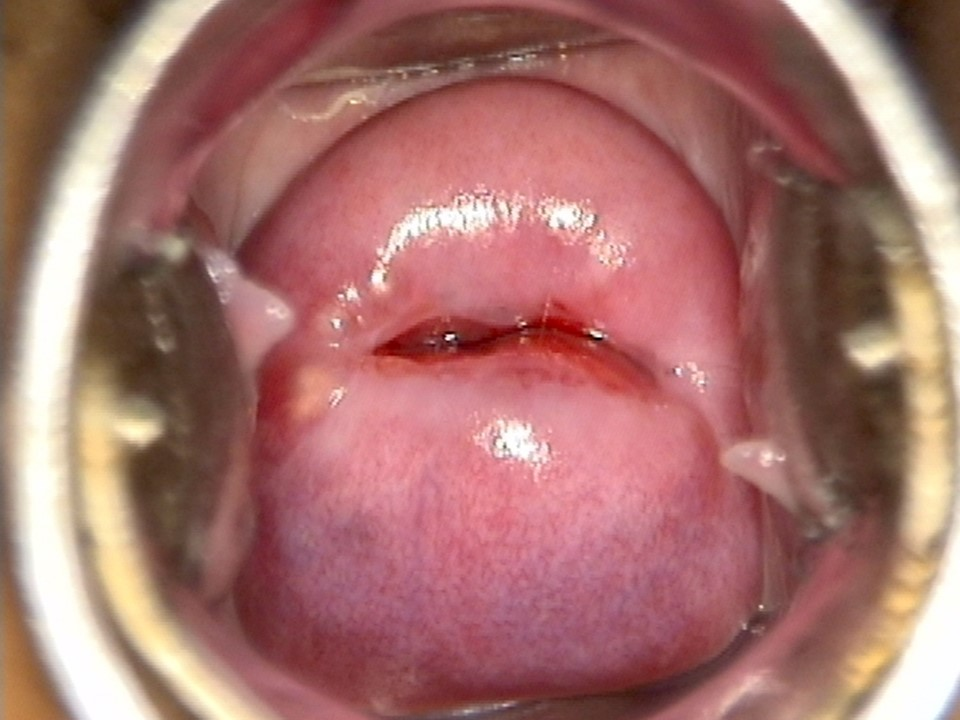
#> input picture image/Cervix2.jpg, 960 x 720 px
$ python img_clean_M1.py
#> lines starting #> are read from the running program, lines starting #| are printed output that depends on the picture; after the words box and inside, x2 and y2 are one past the last pixel; in counts of white or black regions, pixels touching at a corner belong together
import cv2
import numpy as np
import matplotlib.pyplot as plt


# Step 1: Load Image
def load_image(image_path: str) -> np.ndarray:
    """
    Load an image from a path
    :param image_path: string containing the path where the image file is located
    :return: bgr format image in
    """
    image = cv2.imread(image_path)
    return cv2.cvtColor(image, cv2.COLOR_BGR2RGB)


# Step 2: Correct Image Color and Remove Noise
def correct_color_and_denoise(image):
    # Convert to LAB color space and equalize the luminance channel
    lab_image = cv2.cvtColor(image, cv2.COLOR_RGB2Lab)
    l_channel, a_channel, b_channel = cv2.split(lab_image)
    l_channel = cv2.equalizeHist(l_channel)
    lab_image = cv2.merge([l_channel, a_channel, b_channel])
    corrected_image = cv2.cvtColor(lab_image, cv2.COLOR_Lab2RGB)

    # Apply Gaussian smoothing to reduce noise
    denoised_image = cv2.GaussianBlur(corrected_image, (5, 5), 0)
    return denoised_image


# Step 3: Generate Lightmap
def generate_lightmap(image):
    return cv2.GaussianBlur(image, (15, 15), 0)


# Step 4: Enhance Texture
def enhance_texture(denoised_image, lightmap):
    gray_image = cv2.cvtColor(denoised_image, cv2.COLOR_RGB2GRAY)
    lightmap_gray = cv2.cvtColor(lightmap, cv2.COLOR_RGB2GRAY)
    return cv2.subtract(gray_image, lightmap_gray)


# Step 5: Create Glandular Tube Masks (GTM)
def create_glandular_masks(enhanced_texture):
    _, gtm0 = cv2.threshold(enhanced_texture, 50, 255, cv2.THRESH_BINARY)  # GTM0
    gtm1 = cv2.erode(gtm0, None, iterations=2)  # GTM1
    gtm0_dilated = cv2.dilate(gtm0, None, iterations=2)  # Dilation
    return gtm0, gtm1, gtm0_dilated


# Step 6: Create GTM Overlay
def create_gtm_overlay(gtm0_dilated, gtm1):
    gtm2 = np.zeros_like(gtm0_dilated)
    gtm2[gtm0_dilated == 255] = 1  # Possible foreground (blue in overlay)
    gtm2[gtm1 == 255] = 2  # Definite foreground (yellow in overlay)
    return gtm2


# Step 7: Simulate Feature Point Sampling
def feature_point_sampling(mask, num_points=50):
    # Randomly sample points within the mask's foreground
    foreground_points = np.column_stack(np.where(mask > 0))
    sampled_points = foreground_points[np.random.choice(foreground_points.shape[0], num_points, replace=False)]
    return sampled_points


# Display Results
def display_results(results):
    num_images = len(results)  # Number of images to display
    fig, axes = plt.subplots(1, num_images,
                             figsize=(5 * num_images, 5))  # Adjust figure size based on the number of images

    # Iterate through results and plot each image in the corresponding subplot
    for idx, (title, img) in enumerate(results.items()):
        ax = axes[idx] if num_images > 1 else axes  # Handle single subplot case
        if len(img.shape) == 2:  # Grayscale
            ax.imshow(img, cmap="gray")
        else:  # Color
            ax.imshow(img)
        ax.set_title(title)
        ax.axis("off")

    plt.tight_layout()  # Automatically adjust subplot spacing
    plt.show()


# Main Pipeline
def process_image(image_path):
    input_image = load_image(image_path)
#> in load_image, image is the input picture: shape (720, 960, 3); mean B, G, R 108.4, 113.2, 166.1
    denoised_image = correct_color_and_denoise(input_image)
#> in correct_color_and_denoise, `lab_image = cv2.cvtColor(image, cv2.COLOR_RGB2Lab)`: lab_image: shape (720, 960, 3); mean of channels 0, 1, 2 134.7, 148.6, 140
#> in correct_color_and_denoise, `l_channel, a_channel, b_channel = cv2.split(lab_image)`:
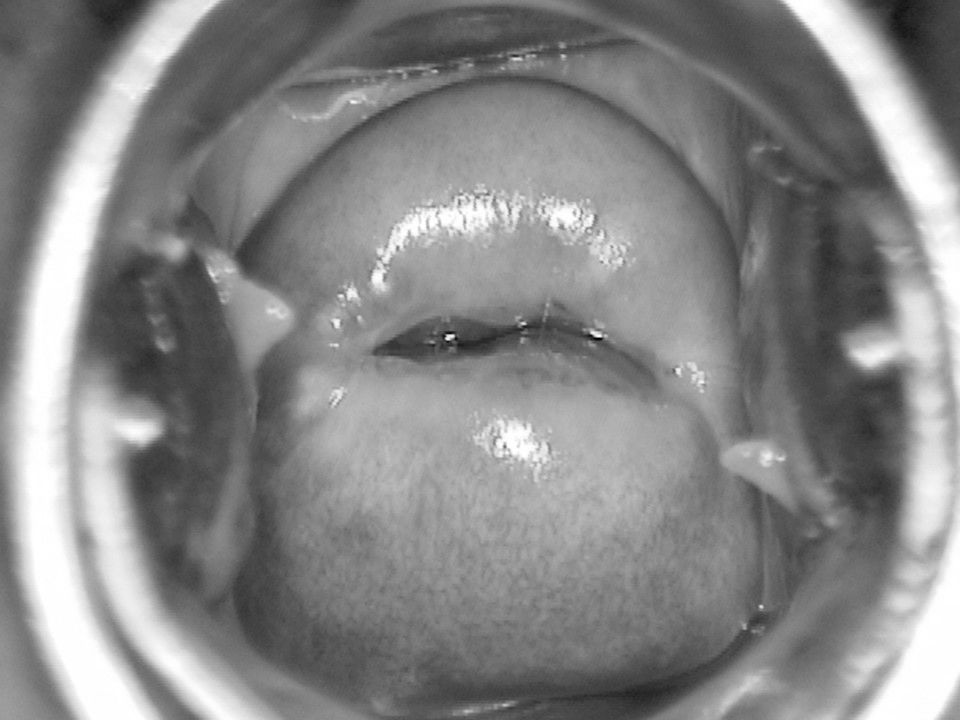
#> l_channel: shape (720, 960); min 2, max 255, mean 134.7
#> in correct_color_and_denoise, `l_channel, a_channel, b_channel = cv2.split(lab_image)`:
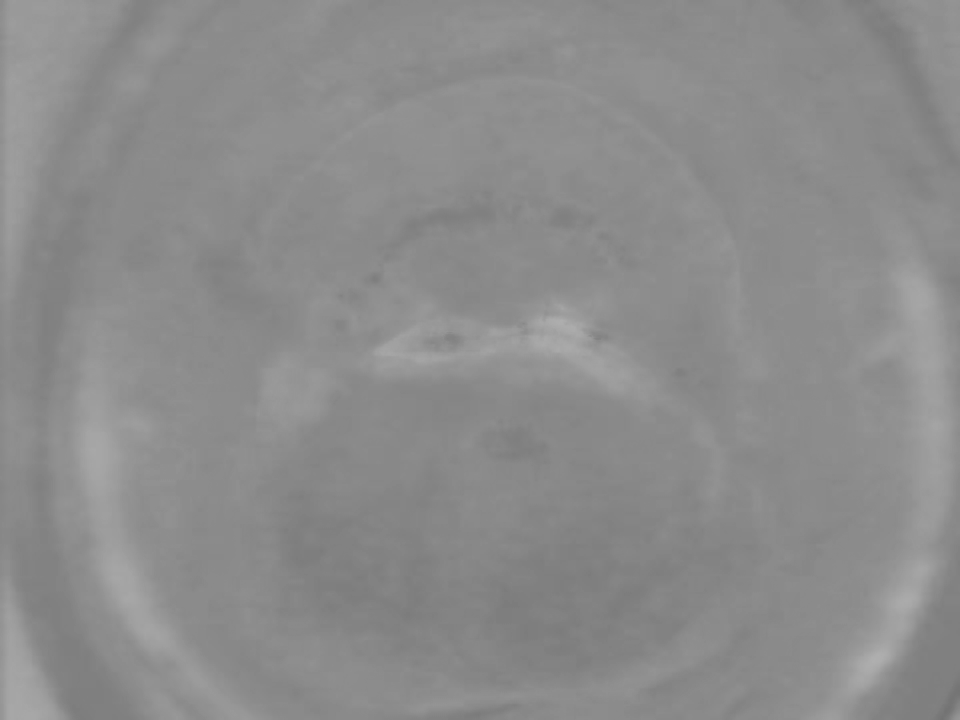
#> b_channel: shape (720, 960); min 115, max 175, mean 140
#> in correct_color_and_denoise, `l_channel = cv2.equalizeHist(l_channel)`:
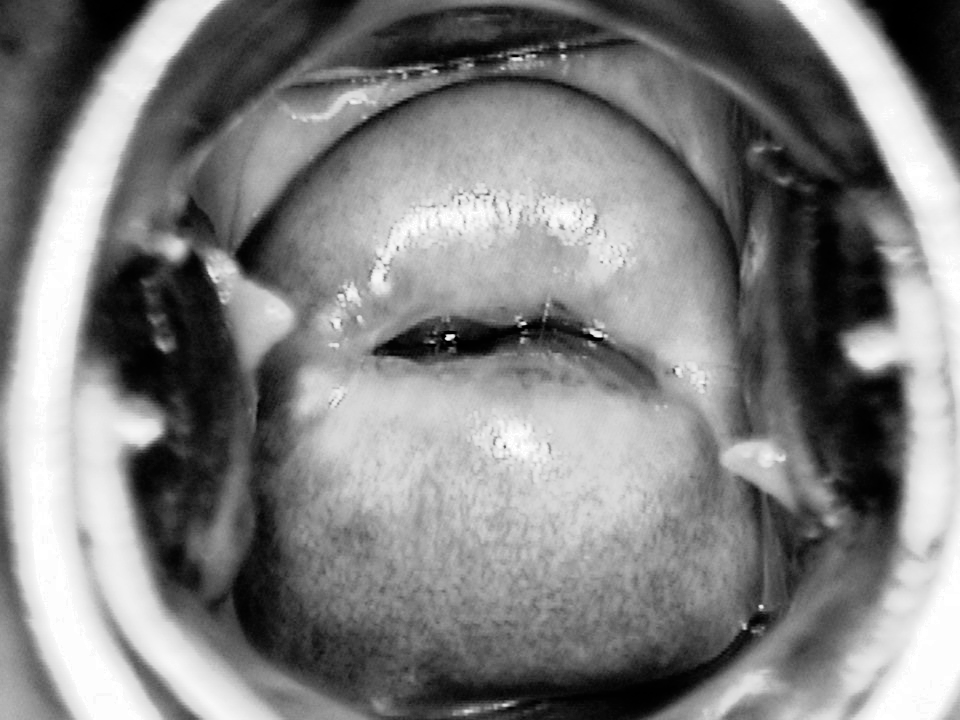
#> l_channel: shape (720, 960); min 0, max 255, mean 128.3
#> in correct_color_and_denoise, `lab_image = cv2.merge([l_channel, a_channel, b_channel])`: lab_image: shape (720, 960, 3); mean of channels 0, 1, 2 128.3, 148.6, 140
#> in correct_color_and_denoise, `corrected_image = cv2.cvtColor(lab_image, cv2.COLOR_Lab2RGB)`:
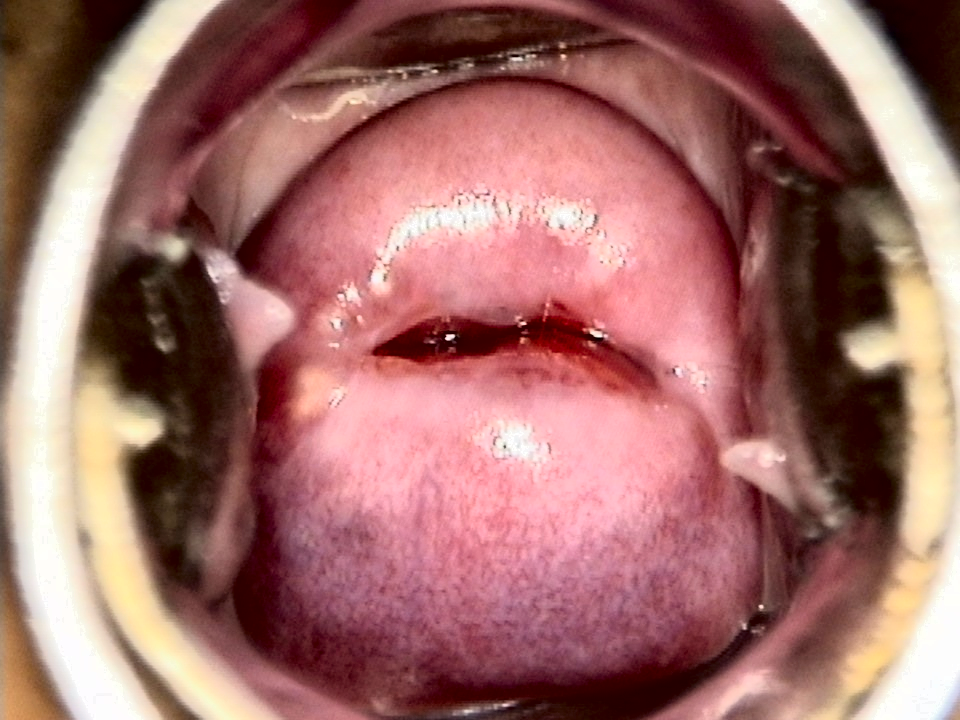
#> corrected_image: shape (720, 960, 3); mean R, G, B 160.7, 109, 104.9
    lightmap = generate_lightmap(denoised_image)
#> in generate_lightmap, `return cv2.GaussianBlur(image, (15, 15), 0)`:
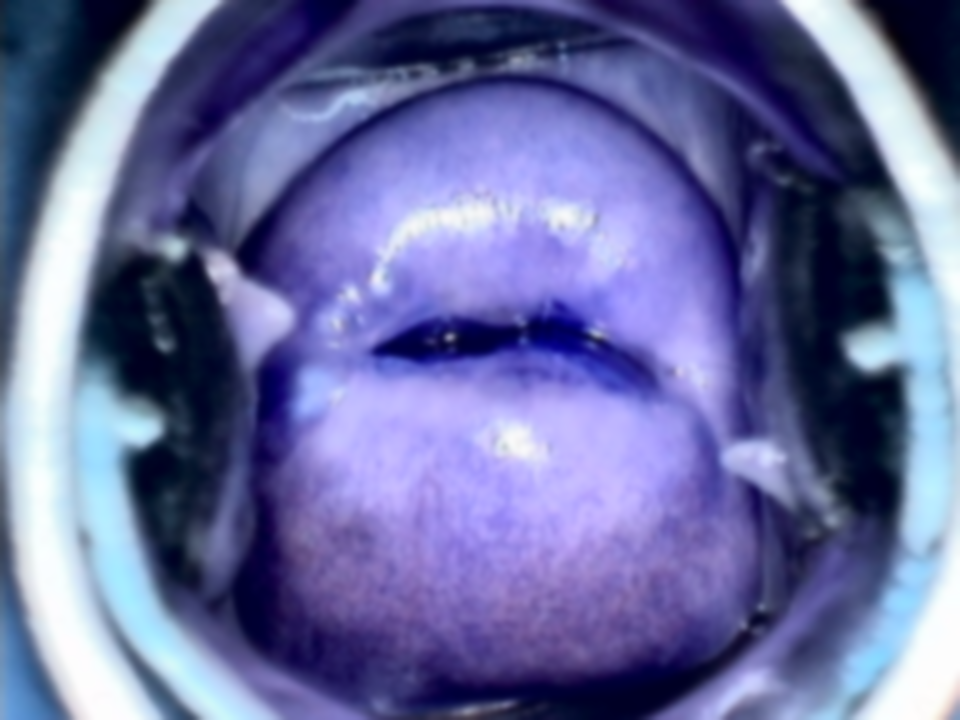
#> returned value: shape (720, 960, 3); mean of channels 0, 1, 2 160.7, 109, 104.9; drawn as B, G, R
    enhanced_texture = enhance_texture(denoised_image, lightmap)
    gtm0, gtm1, gtm0_dilated = create_glandular_masks(enhanced_texture)
#> in create_glandular_masks, `_, gtm0 = cv2.threshold(enhanced_texture, 50, 255, cv2.THRESH_BINARY)`: gtm0: shape (720, 960); 0.02% white in thin lines or dots, all inside (x1, y1, x2, y2) = (389, 45, 763, 712)
#> in create_glandular_masks, `gtm1 = cv2.erode(gtm0, None, iterations=2)`: gtm1: shape (720, 960); every value is 0
#> in create_glandular_masks, `gtm0_dilated = cv2.dilate(gtm0, None, iterations=2)`:
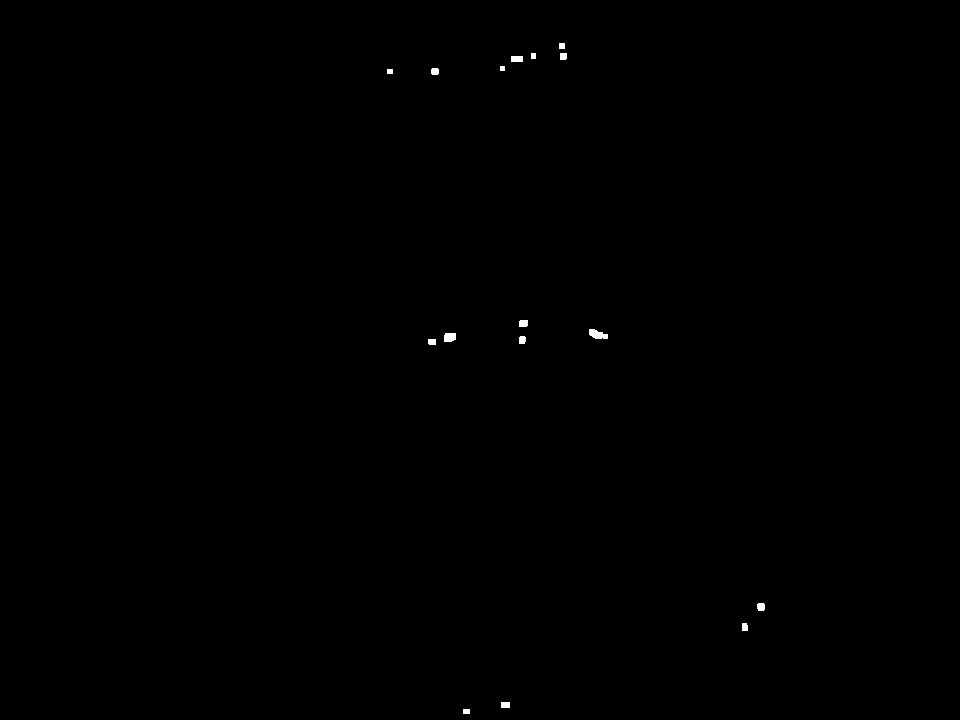
#> gtm0_dilated: shape (720, 960); 0.13% white; 16 white regions, largest, box (x1, y1, x2, y2) and area: (589, 329, 608, 339) 131, (444, 333, 456, 342) 100, (511, 56, 523, 62) 72
    gtm2 = create_gtm_overlay(gtm0_dilated, gtm1)
    sampled_points = feature_point_sampling(gtm0)
#> in feature_point_sampling, `foreground_points = np.column_stack(np.where(mask > 0))`: foreground_points = 157 pairs, first value 45 to 711, second value 389 to 762
#> in feature_point_sampling, `sampled_points = foreground_points[np.random.choice(foreground_points...`: sampled_points = 50 pairs, first value 46 to 705, second value 390 to 761

    # Display all results
    results = {
        "Original Image": input_image,
        "Corrected & Denoised": denoised_image,

    }
    display_results(results)
#> in display_results, `num_images = len(results)`: num_images = 2
#> the loop in display_results, `for idx, (title, img) in enumerate(results.items()):` made 2 passes
#> title on passes 1 to 2: 'Original Image', 'Corrected & Denoised'

    print("Sampled Feature Points:", sampled_points)
#> (printed output is left out)


if __name__ == "__main__":
    # Run the pipeline
    process_image("image/Cervix2.jpg")

$ run again, with image/Cervix1.jpg copied over image/Cervix2.jpg
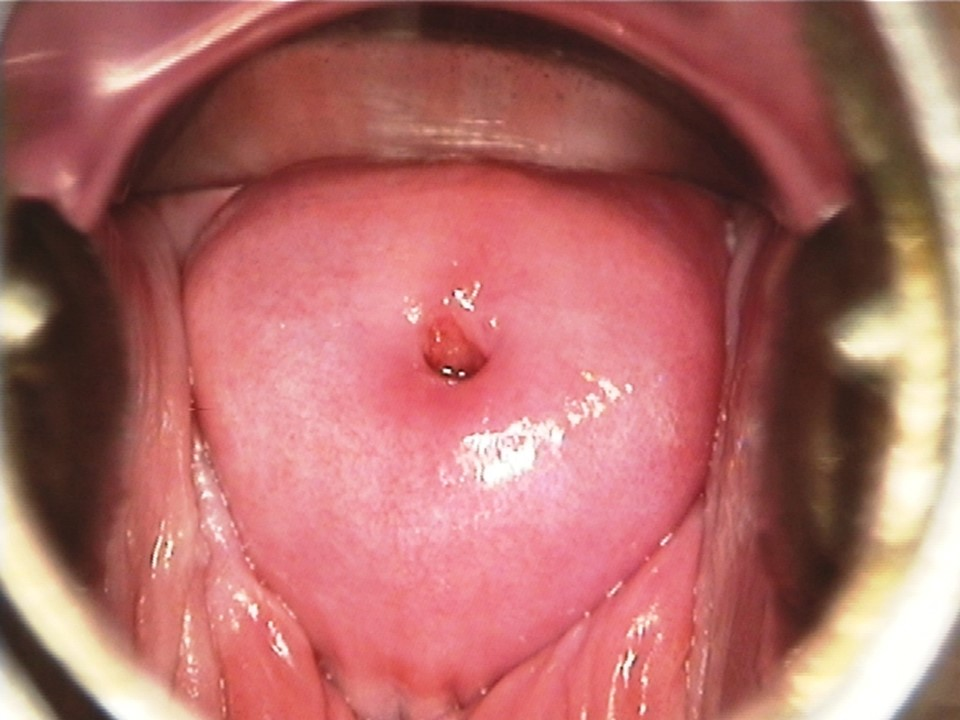
#> input picture image/Cervix1.jpg, 960 x 720 px
#> in load_image, image is the input picture: shape (720, 960, 3); mean B, G, R 103.1, 107.2, 175.8
#> in correct_color_and_denoise, `corrected_image = cv2.cvtColor(lab_image, cv2.COLOR_Lab2RGB)`:
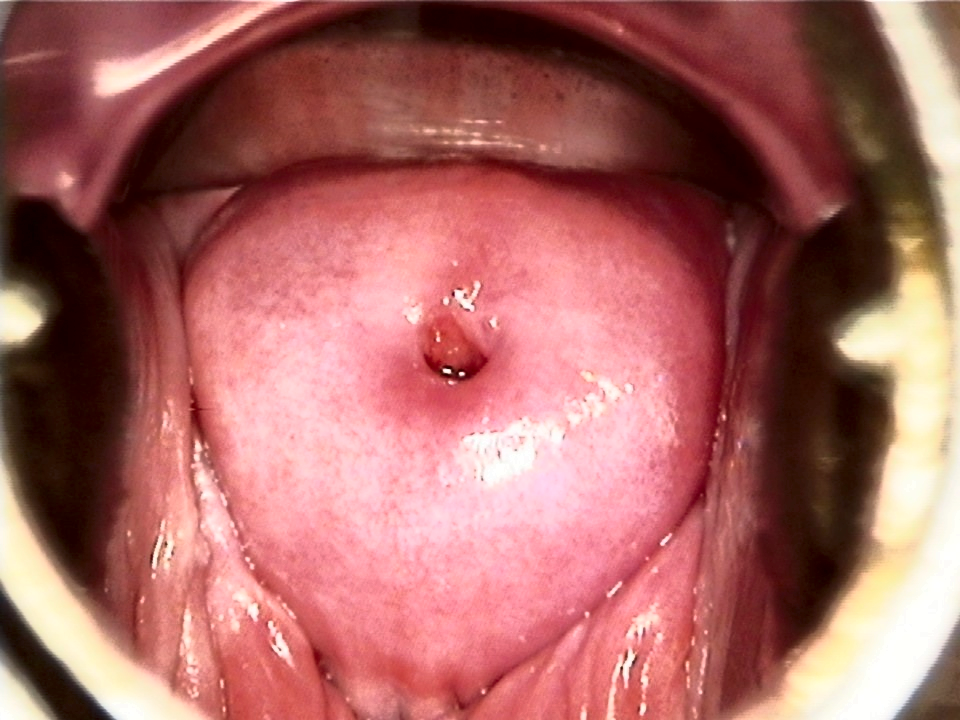
#> corrected_image: shape (720, 960, 3); mean R, G, B 169.3, 103.4, 99.7
#> in generate_lightmap, `return cv2.GaussianBlur(image, (15, 15), 0)`:
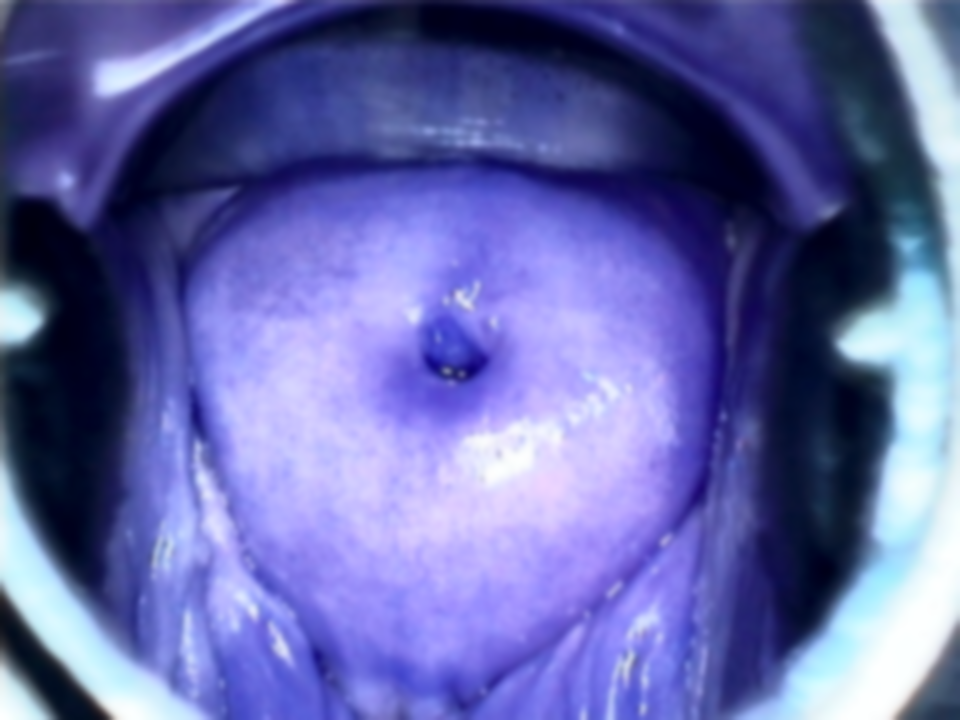
#> returned value: shape (720, 960, 3); mean of channels 0, 1, 2 169.3, 103.4, 99.7; drawn as B, G, R
#> gtm0: shape (720, 960); 0.01% white in thin lines or dots, all inside (x1, y1, x2, y2) = (154, 0, 725, 693)
#> gtm1: shape (720, 960); every value is 0
#> gtm0_dilated: shape (720, 960); 0.08% white; 11 white regions, largest, box (x1, y1, x2, y2) and area: (441, 367, 453, 375) 88, (152, 551, 158, 565) 76, (457, 370, 466, 378) 69
#> foreground_points = 88 pairs, first value 0 to 692, second value 154 to 724
#> in feature_point_sampling, `sampled_points = foreground_points[np.random.choice(foreground_points...`: sampled_points = 50 pairs, first value 0 to 692, second value 154 to 724
#> num_images = 2
#> the loop in display_results, `for idx, (title, img) in enumerate(results.items()):` made 2 passes
#> title on passes 1 to 2: 'Original Image', 'Corrected & Denoised'
#> (printed output is left out)
